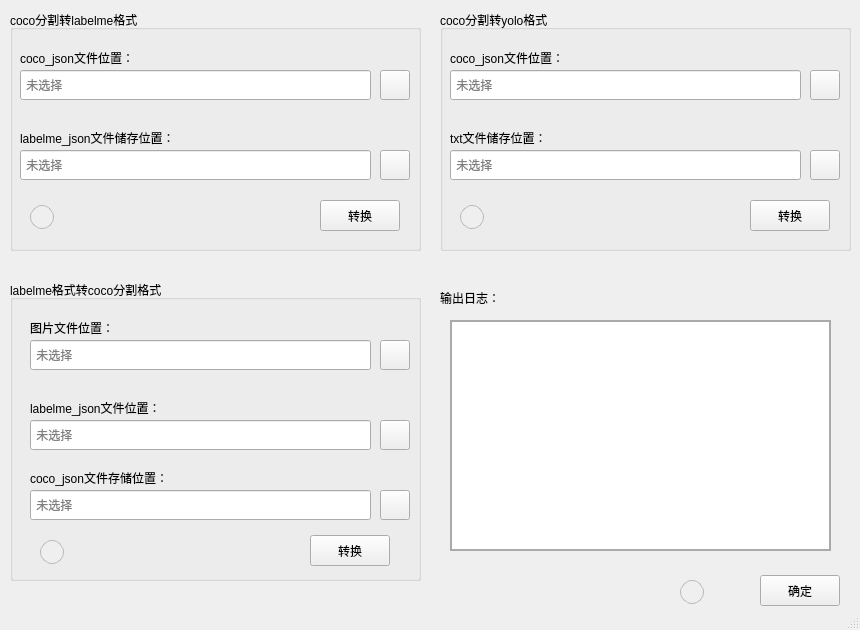
<?xml version="1.0" encoding="UTF-8"?>
<ui version="4.0">
 <class>MainWindow</class>
 <widget class="QMainWindow" name="MainWindow">
  <property name="geometry">
   <rect>
    <x>0</x>
    <y>0</y>
    <width>860</width>
    <height>630</height>
   </rect>
  </property>
  <property name="minimumSize">
   <size>
    <width>860</width>
    <height>630</height>
   </size>
  </property>
  <property name="windowTitle">
   <string>MainWindow</string>
  </property>
  <widget class="QWidget" name="centralwidget">
   <widget class="QGroupBox" name="groupBox_3">
    <property name="geometry">
     <rect>
      <x>10</x>
      <y>280</y>
      <width>411</width>
      <height>301</height>
     </rect>
    </property>
    <property name="title">
     <string>labelme格式转coco分割格式</string>
    </property>
    <widget class="QLabel" name="label_13">
     <property name="geometry">
      <rect>
       <x>20</x>
       <y>190</y>
       <width>151</width>
       <height>16</height>
      </rect>
     </property>
     <property name="text">
      <string>coco_json文件存储位置：</string>
     </property>
    </widget>
    <widget class="QLineEdit" name="lineEdit_5">
     <property name="geometry">
      <rect>
       <x>20</x>
       <y>210</y>
       <width>341</width>
       <height>30</height>
      </rect>
     </property>
     <property name="placeholderText">
      <string> 未选择</string>
     </property>
    </widget>
    <widget class="QLabel" name="label_14">
     <property name="geometry">
      <rect>
       <x>20</x>
       <y>120</y>
       <width>141</width>
       <height>16</height>
      </rect>
     </property>
     <property name="text">
      <string>labelme_json文件位置：</string>
     </property>
    </widget>
    <widget class="QLineEdit" name="lineEdit_4">
     <property name="geometry">
      <rect>
       <x>20</x>
       <y>140</y>
       <width>341</width>
       <height>30</height>
      </rect>
     </property>
     <property name="placeholderText">
      <string> 未选择</string>
     </property>
    </widget>
    <widget class="QPushButton" name="pushButton_6">
     <property name="geometry">
      <rect>
       <x>370</x>
       <y>140</y>
       <width>30</width>
       <height>30</height>
      </rect>
     </property>
     <property name="text">
      <string/>
     </property>
     <property name="icon">
      <iconset theme="folder-open"/>
     </property>
    </widget>
    <widget class="QPushButton" name="pushButton_7">
     <property name="geometry">
      <rect>
       <x>370</x>
       <y>210</y>
       <width>30</width>
       <height>30</height>
      </rect>
     </property>
     <property name="text">
      <string/>
     </property>
     <property name="icon">
      <iconset theme="folder-open"/>
     </property>
    </widget>
    <widget class="QLabel" name="label_16">
     <property name="geometry">
      <rect>
       <x>20</x>
       <y>40</y>
       <width>101</width>
       <height>16</height>
      </rect>
     </property>
     <property name="text">
      <string>图片文件位置：</string>
     </property>
    </widget>
    <widget class="QLineEdit" name="lineEdit_3">
     <property name="geometry">
      <rect>
       <x>20</x>
       <y>60</y>
       <width>341</width>
       <height>30</height>
      </rect>
     </property>
     <property name="placeholderText">
      <string> 未选择</string>
     </property>
    </widget>
    <widget class="QPushButton" name="pushButton_5">
     <property name="geometry">
      <rect>
       <x>370</x>
       <y>60</y>
       <width>30</width>
       <height>30</height>
      </rect>
     </property>
     <property name="text">
      <string/>
     </property>
     <property name="icon">
      <iconset theme="emblem-photos"/>
     </property>
    </widget>
    <widget class="QPushButton" name="pushButton_start_1">
     <property name="geometry">
      <rect>
       <x>300</x>
       <y>255</y>
       <width>80</width>
       <height>31</height>
      </rect>
     </property>
     <property name="text">
      <string>转换</string>
     </property>
    </widget>
    <widget class="QPushButton" name="pushButton_help_1">
     <property name="geometry">
      <rect>
       <x>30</x>
       <y>260</y>
       <width>24</width>
       <height>24</height>
      </rect>
     </property>
     <property name="styleSheet">
      <string notr="true">QPushButton {
    border: 1px solid palette(mid);
    border-radius: 12px;
    color: palette(button-text);
    background: palette(button);
}

QPushButton:pressed {
    background: #f3f3f3
}
</string>
     </property>
     <property name="text">
      <string/>
     </property>
     <property name="icon">
      <iconset theme="help-browser"/>
     </property>
    </widget>
   </widget>
   <widget class="QGroupBox" name="groupBox_2">
    <property name="geometry">
     <rect>
      <x>10</x>
      <y>10</y>
      <width>411</width>
      <height>241</height>
     </rect>
    </property>
    <property name="title">
     <string>coco分割转labelme格式</string>
    </property>
    <widget class="QPushButton" name="pushButton_2">
     <property name="geometry">
      <rect>
       <x>370</x>
       <y>140</y>
       <width>30</width>
       <height>30</height>
      </rect>
     </property>
     <property name="text">
      <string/>
     </property>
     <property name="icon">
      <iconset theme="folder-open"/>
     </property>
    </widget>
    <widget class="QLineEdit" name="lineEdit_2">
     <property name="geometry">
      <rect>
       <x>10</x>
       <y>140</y>
       <width>351</width>
       <height>30</height>
      </rect>
     </property>
     <property name="placeholderText">
      <string> 未选择</string>
     </property>
    </widget>
    <widget class="QLineEdit" name="lineEdit_1">
     <property name="geometry">
      <rect>
       <x>10</x>
       <y>60</y>
       <width>351</width>
       <height>30</height>
      </rect>
     </property>
     <property name="placeholderText">
      <string> 未选择</string>
     </property>
    </widget>
    <widget class="QLabel" name="label_6">
     <property name="geometry">
      <rect>
       <x>10</x>
       <y>120</y>
       <width>171</width>
       <height>16</height>
      </rect>
     </property>
     <property name="text">
      <string>labelme_json文件储存位置：</string>
     </property>
    </widget>
    <widget class="QPushButton" name="pushButton_1">
     <property name="geometry">
      <rect>
       <x>370</x>
       <y>60</y>
       <width>30</width>
       <height>30</height>
      </rect>
     </property>
     <property name="text">
      <string/>
     </property>
     <property name="icon">
      <iconset theme="folder-open"/>
     </property>
    </widget>
    <widget class="QLabel" name="label_5">
     <property name="geometry">
      <rect>
       <x>10</x>
       <y>40</y>
       <width>111</width>
       <height>16</height>
      </rect>
     </property>
     <property name="text">
      <string>coco_json文件位置：</string>
     </property>
    </widget>
    <widget class="QPushButton" name="pushButton_start_2">
     <property name="geometry">
      <rect>
       <x>310</x>
       <y>190</y>
       <width>80</width>
       <height>31</height>
      </rect>
     </property>
     <property name="text">
      <string>转换</string>
     </property>
    </widget>
    <widget class="QPushButton" name="pushButton_help_2">
     <property name="geometry">
      <rect>
       <x>20</x>
       <y>195</y>
       <width>24</width>
       <height>24</height>
      </rect>
     </property>
     <property name="styleSheet">
      <string notr="true">QPushButton {
    border: 1px solid palette(mid);
    border-radius: 12px;
    color: palette(button-text);
    background: palette(button);
}

QPushButton:pressed {
    background: #f3f3f3
}
</string>
     </property>
     <property name="text">
      <string/>
     </property>
     <property name="icon">
      <iconset theme="help-browser"/>
     </property>
    </widget>
   </widget>
   <widget class="QGroupBox" name="groupBox_4">
    <property name="geometry">
     <rect>
      <x>440</x>
      <y>10</y>
      <width>411</width>
      <height>241</height>
     </rect>
    </property>
    <property name="title">
     <string>coco分割转yolo格式</string>
    </property>
    <widget class="QPushButton" name="pushButton_4">
     <property name="geometry">
      <rect>
       <x>370</x>
       <y>140</y>
       <width>30</width>
       <height>30</height>
      </rect>
     </property>
     <property name="text">
      <string/>
     </property>
     <property name="icon">
      <iconset theme="folder-open"/>
     </property>
    </widget>
    <widget class="QLineEdit" name="lineEdit_8">
     <property name="geometry">
      <rect>
       <x>10</x>
       <y>140</y>
       <width>351</width>
       <height>30</height>
      </rect>
     </property>
     <property name="placeholderText">
      <string> 未选择</string>
     </property>
    </widget>
    <widget class="QLineEdit" name="lineEdit_9">
     <property name="geometry">
      <rect>
       <x>10</x>
       <y>60</y>
       <width>351</width>
       <height>30</height>
      </rect>
     </property>
     <property name="placeholderText">
      <string> 未选择</string>
     </property>
    </widget>
    <widget class="QLabel" name="label_9">
     <property name="geometry">
      <rect>
       <x>10</x>
       <y>120</y>
       <width>131</width>
       <height>16</height>
      </rect>
     </property>
     <property name="text">
      <string>txt文件储存位置：</string>
     </property>
    </widget>
    <widget class="QPushButton" name="pushButton_3">
     <property name="geometry">
      <rect>
       <x>370</x>
       <y>60</y>
       <width>30</width>
       <height>30</height>
      </rect>
     </property>
     <property name="text">
      <string/>
     </property>
     <property name="icon">
      <iconset theme="folder-open"/>
     </property>
    </widget>
    <widget class="QLabel" name="label_10">
     <property name="geometry">
      <rect>
       <x>10</x>
       <y>40</y>
       <width>131</width>
       <height>16</height>
      </rect>
     </property>
     <property name="text">
      <string>coco_json文件位置：</string>
     </property>
    </widget>
    <widget class="QPushButton" name="pushButton_start_4">
     <property name="geometry">
      <rect>
       <x>310</x>
       <y>190</y>
       <width>80</width>
       <height>31</height>
      </rect>
     </property>
     <property name="text">
      <string>转换</string>
     </property>
    </widget>
    <widget class="QPushButton" name="pushButton_help_4">
     <property name="geometry">
      <rect>
       <x>20</x>
       <y>195</y>
       <width>24</width>
       <height>24</height>
      </rect>
     </property>
     <property name="styleSheet">
      <string notr="true">QPushButton {
    border: 1px solid palette(mid);
    border-radius: 12px;
    color: palette(button-text);
    background: palette(button);
}

QPushButton:pressed {
    background: #f3f3f3
}
</string>
     </property>
     <property name="text">
      <string/>
     </property>
     <property name="icon">
      <iconset theme="help-browser"/>
     </property>
    </widget>
   </widget>
   <widget class="QTextEdit" name="textEdit_2">
    <property name="geometry">
     <rect>
      <x>450</x>
      <y>320</y>
      <width>381</width>
      <height>231</height>
     </rect>
    </property>
    <property name="styleSheet">
     <string notr="true">
/*QTextEdit {
			color: gray
            }     */

QTextEdit {
                border: 2px solid #aaa;

                background-color: white;
                padding: 5px;

                box-shadow: 0px 4px 6px rgba(0, 0, 0, 0.1);
            }</string>
    </property>
    <property name="readOnly">
     <bool>true</bool>
    </property>
   </widget>
   <widget class="QLabel" name="label_4">
    <property name="geometry">
     <rect>
      <x>440</x>
      <y>290</y>
      <width>61</width>
      <height>16</height>
     </rect>
    </property>
    <property name="text">
     <string>输出日志：</string>
    </property>
   </widget>
   <widget class="QPushButton" name="pushButton_quit">
    <property name="geometry">
     <rect>
      <x>760</x>
      <y>575</y>
      <width>80</width>
      <height>31</height>
     </rect>
    </property>
    <property name="text">
     <string>确定</string>
    </property>
   </widget>
   <widget class="QPushButton" name="pushButton_help">
    <property name="geometry">
     <rect>
      <x>680</x>
      <y>580</y>
      <width>24</width>
      <height>24</height>
     </rect>
    </property>
    <property name="styleSheet">
     <string notr="true">QPushButton {
    border: 1px solid palette(mid);
    border-radius: 12px;
    color: palette(button-text);
    background: palette(button);
}

QPushButton:pressed {
    background: #f3f3f3
}
</string>
    </property>
    <property name="text">
     <string/>
    </property>
    <property name="icon">
     <iconset theme="help-browser"/>
    </property>
   </widget>
  </widget>
  <widget class="QMenuBar" name="menubar">
   <property name="geometry">
    <rect>
     <x>0</x>
     <y>0</y>
     <width>860</width>
     <height>33</height>
    </rect>
   </property>
  </widget>
  <widget class="QStatusBar" name="statusbar"/>
 </widget>
 <resources/>
 <connections/>
</ui>
